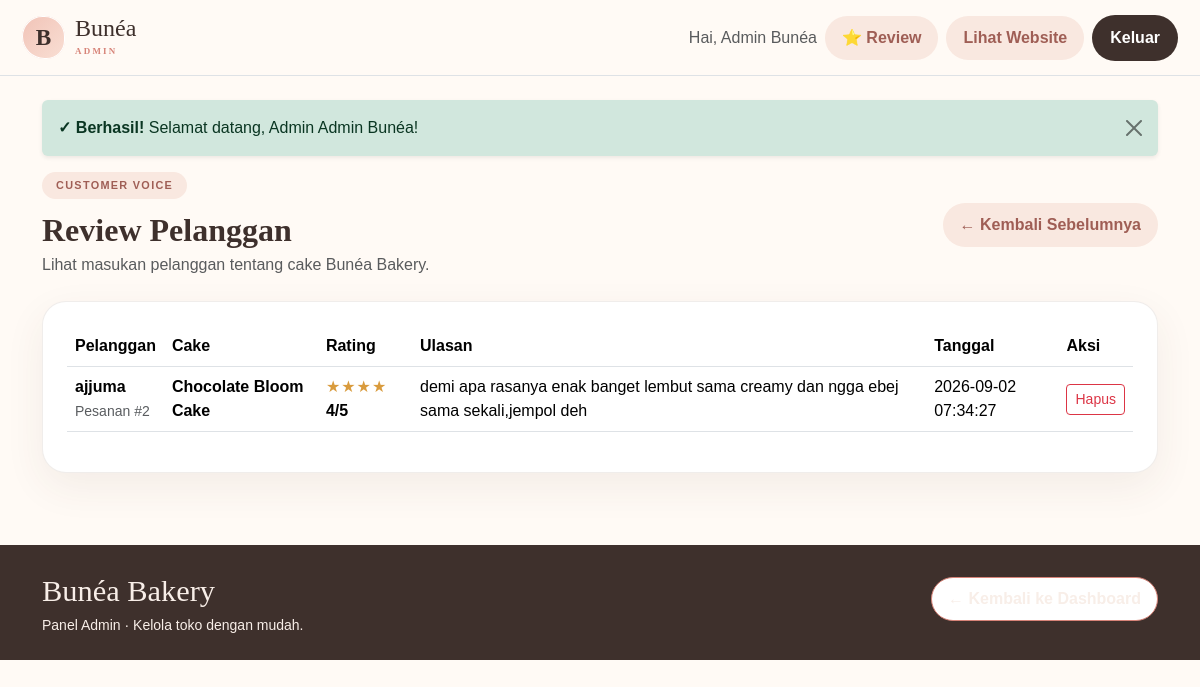
The app's page /admin/review.php (signed in) with its own data.
### tables this page shows
CREATE TABLE `review` (
  `id_review` int(11) NOT NULL,
  `id_produk` int(11) NOT NULL,
  `id_pelanggan` int(11) NOT NULL,
  `id_pesanan` int(11) NOT NULL,
  `rating` tinyint(3) UNSIGNED NOT NULL,
  `ulasan` text NOT NULL,
  `tanggal_review` datetime NOT NULL DEFAULT current_timestamp()
);

CREATE TABLE `pelanggan` (
  `id_pelanggan` int(11) NOT NULL,
  `nama_pelanggan` varchar(100) NOT NULL,
  `no_telepon` varchar(20) NOT NULL,
  `email` varchar(100) NOT NULL,
  `alamat` text NOT NULL,
  `tanggal_daftar` date NOT NULL,
  `password` varchar(255) NOT NULL
);

CREATE TABLE `pesanan` (
  `id_pesanan` int(11) NOT NULL,
  `id_pelanggan` int(11) NOT NULL,
  `tanggal_pesanan` datetime NOT NULL DEFAULT current_timestamp(),
  `total_harga` decimal(12,2) NOT NULL DEFAULT 0.00,
  `status_pesanan` enum('menunggu','diproses','selesai','dibatalkan') NOT NULL DEFAULT 'menunggu'
);

CREATE TABLE `produk_kue` (
  `id_produk` int(11) NOT NULL,
  `id_toko` int(11) NOT NULL,
  `nama_kue` varchar(120) NOT NULL,
  `jenis_kue` varchar(80) NOT NULL,
  `harga` decimal(12,2) NOT NULL,
  `stok` int(11) NOT NULL DEFAULT 0,
  `deskripsi` text DEFAULT NULL,
  `foto_kue` varchar(255) DEFAULT NULL
);

### config/helpers.php (called while the page is built, shortened)
<?php
function e($v)
{
    return htmlspecialchars((string) $v, ENT_QUOTES, "UTF-8");
}
?>

### admin/review.php (the view, shortened to what this page needs)
<?php
require_once __DIR__ . '/../config/koneksi.php';
require_once __DIR__ . '/../config/helpers.php';
$review = $conn->query("SELECT r.*, p.nama_kue, pel.nama_pelanggan, ps.id_pesanan FROM review r JOIN produk_kue p ON p.id_produk=r.id_produk JOIN pelanggan pel ON pel.id_pelanggan=r.id_pelanggan JOIN pesanan ps ON ps.id_pesanan=r.id_pesanan ORDER BY r.tanggal_review DESC");
require __DIR__ . '/partials/header.php';
?>
<div class="d-flex justify-content-between align-items-center mb-4">
    <div>
        <div class="section-kicker">CUSTOMER VOICE</div>
        <h1 class="h2 fw-bold mb-1">Review Pelanggan</h1>
        <p class="text-muted mb-0">Lihat masukan pelanggan tentang cake Bunéa Bakery.</p>
    </div>
    <a href="#" onclick="history.back(); return false;" class="btn btn-soft">← Kembali Sebelumnya</a>
</div>
<div class="admin-card p-3 p-md-4">
    <div class="table-responsive">
        <table class="table align-middle">
            <thead>
                <tr>
                    <th>Pelanggan</th>
                    <th>Cake</th>
                    <th>Rating</th>
                    <th>Ulasan</th>
                    <th>Tanggal</th>
                    <th>Aksi</th>
                </tr>
            </thead>
            <tbody>
            <?php if (!$review->num_rows): ?>
                <tr><td colspan="6" class="text-center text-muted py-5">Belum ada review pelanggan.</td></tr>
            <?php else: ?>
                <?php while ($r = $review->fetch_assoc()): ?>
                    <tr>
                        <td>
                            <div class="fw-semibold"><?= e($r['nama_pelanggan']) ?></div>
                            <small class="text-muted">Pesanan #<?= (int) $r['id_pesanan'] ?></small>
                        </td>
                        <td class="fw-semibold"><?= e($r['nama_kue']) ?></td>
                        <td><span class="stars"><?= str_repeat('★', (int) $r['rating']) ?></span> <strong><?= (int) $r['rating'] ?>/5</strong></td>
                        <td style="min-width:260px"><?= e($r['ulasan']) ?></td>
                        <td><?= e($r['tanggal_review']) ?></td>
                        <td>
                            <a href="review.php?hapus=<?= (int) $r['id_review'] ?>" class="btn btn-outline-danger btn-sm" onclick="return confirm('Hapus review ini?')">Hapus</a>
                        </td>
                    </tr>
                <?php endwhile; ?>
            <?php endif; ?>
            </tbody>
        </table>
    </div>
</div>
<?php require __DIR__ . '/partials/footer.php'; ?>

### assets/css/style.css (style rules this page uses)
:root { --cream:#fffaf5; --cream2:#fff2ea; --rose:#d78378; --rose2:#f1c3b7; --brown:#3e302c; --brown2:#725b52; --gold:#b88a58; --white:#fff; --line:#ead8cf; --shadow:0 18px 50px rgba(82,56,47,.10) }
* { box-sizing:border-box }
html { scroll-behavior:smooth }
body { margin:0; background:var(--cream); color:var(--brown); font-family:'DM Sans',sans-serif }
.serif,h1,h2,h3,h4,h5,.navbar-brand,.brand-footer { font-family:'Playfair Display',serif }
.btn-soft { background:#f9e8e0; color:#9f5e55; border:0; border-radius:999px; font-weight:700; padding:10px 17px }
.hero-badge,.section-kicker { color:#a9655b; text-transform:uppercase; letter-spacing:.19em; font-weight:800; font-size:.72rem }
.section-kicker { display:inline-block; background:#f9e8e0; color:#9f5e55; padding:8px 14px; border-radius:999px; letter-spacing:.12em; margin-bottom:10px; }
.admin-card { background: #ffffff; border: 1px solid rgba(113, 76, 64, .10); border-radius: 24px; box-shadow: 0 14px 40px rgba(88, 54, 45, .07); }
.stars { color: #d99b3d; letter-spacing: 1px; }
html, body { width: 100%; min-height: 100%; overflow-x: hidden; }
body { background: var(--cream); }
.btn-register, .btn-login, .btn-soft, .btn-dark-bunea, .btn-see-all, .btn-bunea { white-space: nowrap; text-decoration: none !important; }
.section-kicker { margin-bottom: 12px; line-height: 1; font-size: .68rem; }

### records on screen
review: id_pelanggan.nama_pelanggan "ajjuma", id_pesanan.id_pesanan "2", id_produk.nama_kue "Chocolate Bloom Cake", rating "★★★★", rating "4", ulasan "demi apa rasanya enak banget lembut sama creamy dan ngga ebej sama sekali,jempol deh", tanggal_review "2026-09-02 07:34:27"

### other values on screen
$_SESSION['admin']['nama'] "Admin Bunéa"
$msg "Selamat datang, Admin Admin Bunéa!"
